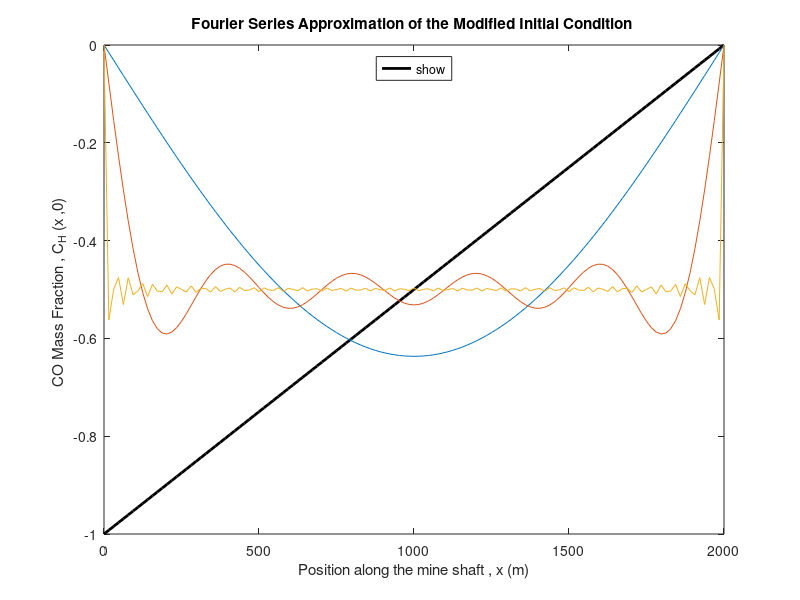

This chart was generated by the following MATLAB code:
% Parameters
L = 2000; % Length of the mine shaft in meters
D = 5e-1; % Diffusivity of CO in m^2/s
t = 0; % t=0 as specified in Q1 .7
nfArray = [1 , 10 , 100]; % Three different nf values
% Spatial domain (129 Spatial grid points )
x = linspace (0 , L , 129) ;
% Modified initial condition
Y_initial = @( x ) x / L - 1;
% Plot the initial condition
figure ;
plot (x , Y_initial ( x ) , 'k', 'LineWidth', 2 , 'DisplayName', 'Mine shaft') ;
hold on ;
for nf = nfArray
    % Fourier series approximation
    Y_approx = zeros ( size ( x ) ) ;
    for n = 1: nf
        % Calculating Bn
        Bn = -2 * mod(n,2) / ( n * pi ) ;
        % Fourier series term contribution at tEnd
        Y_approx = Y_approx + Bn * sin ( n * pi * x / L ) * exp ( - D * ( n * pi / L ) ^2 * t ) ;
    end
    plot (x , Y_approx , 'DisplayName', sprintf('Number of Fourier terms = %d', nf ) ) ;
end
% Customize the plot
title ('Fourier Series Approximation of the Modified Initial Condition ') ;
xlabel ('Position along the mine shaft , x (m)') ;
ylabel ('CO Mass Fraction , C_H (x ,0) ') ;
legend ('show', 'Location', 'north') ;
